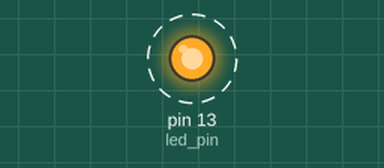
Bench run of a sketch on a simulated Arduino Uno, built with avr-gcc and run on an emulated ATmega328P. Parts: output pins drawn as LEDs (lit = HIGH). Dashed ring = blinking. No radio packets arrive unless stated; what the sketch prints to the serial monitor is not drawn.

Above: at 0.03 s.
Timing chart, 0 to 3.0 s (numbered marks = the images above):
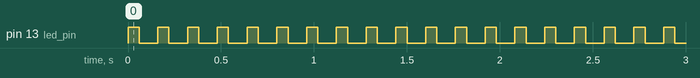

Measured:
- by itself, pin 13 (led_pin): alternates HIGH for 0.06 s and LOW for 0.10 s

The sketch:

Transmit.ino
```cpp
// Передатчик
#include <VirtualWire.h>

const int led_pin = 13; // Пин светодиода
const int transmit_pin = 4; // Пин подключения передатчика

void setup()
{
vw_set_tx_pin(transmit_pin);
vw_setup(100);       // Скорость передачи (Бит в секунду)
pinMode(led_pin, OUTPUT);
Serial.begin (9600);

Serial.println("TRANSMIT");
}

void loop()
{
      const char *msg = "Anamaliy_1"; // Передаваемое сообщение
      digitalWrite(led_pin, HIGH); // Зажигаем светодиод в начале передачи
      vw_send((uint8_t *)msg, strlen(msg)); // Отправка сообщения
      vw_wait_tx(); // Ожидаем окончания отправки сообщения
      digitalWrite(led_pin, LOW); // Гасим светодиод в конце передачи
      delay(100);
}
```
